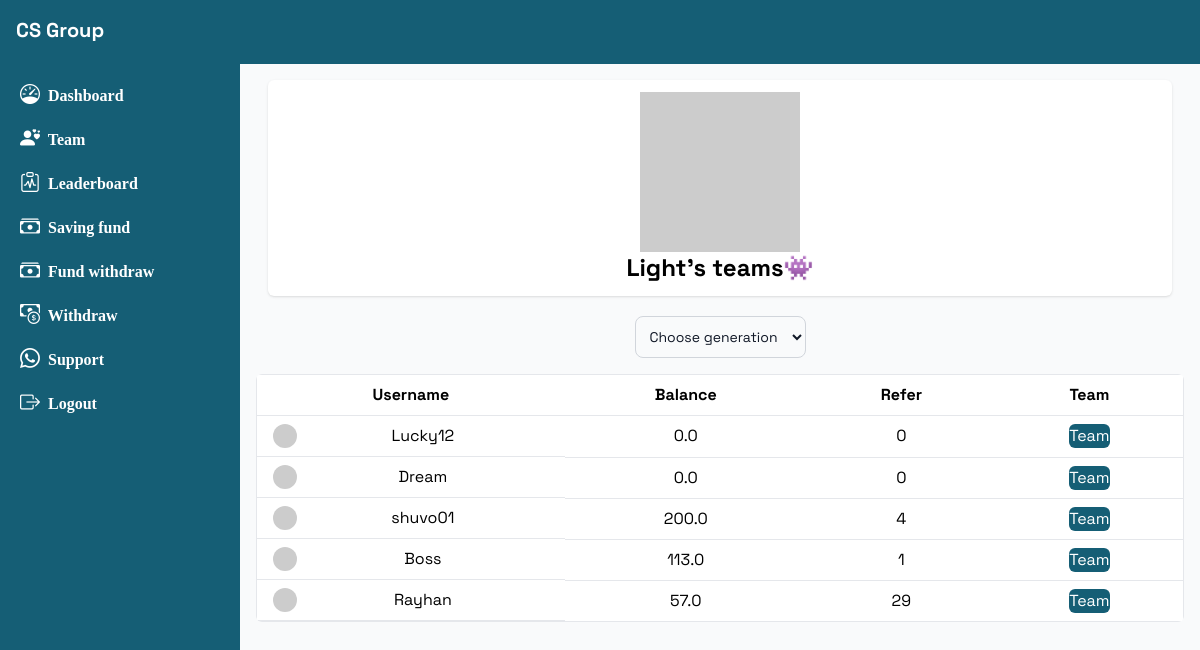
The app's page /teams/Light (signed in) with its own data.
### base/models.py (models this page shows, shortened)
class Referral(models.Model):
    referrer = models.ForeignKey(Profile, on_delete=models.CASCADE, related_name='referrals_made')
    referred_user = models.ForeignKey(Profile, on_delete=models.CASCADE, related_name='referrals_received')
    generation = models.PositiveIntegerField()

class Profile(models.Model):
    user = models.ForeignKey(User, on_delete=models.CASCADE)
    name = models.CharField(max_length=200)
    title = models.CharField(max_length=200, null=True, blank=True)
    number = models.CharField(max_length=50)
    balance = models.FloatField(default=00)
    shopping_balance = models.IntegerField(default=0)
    refer_link = models.CharField(max_length=100)
    is_verified = models.BooleanField(default=False)
    reset_code = models.CharField(max_length=100, null=True, blank=True)
    referred_by = models.ForeignKey(User, related_name='teams', null=True, blank=True, on_delete=models.CASCADE)
    def total_refer(self):
        return Referral.objects.filter(referrer=self, generation=1).count()

### base/views.py (the view)
# urls.py: path('teams/<str:username>', get_teams),
@onlyuser
@csrf_exempt
def get_teams(request, username):
    if request.method == 'GET':
        gen = request.GET.get('gen')
        genon = 1
        if gen:
            genon = gen
        p = Profile.objects.get(user__username=username)
        ref = Referral.objects.filter(referrer=p, generation=genon).order_by('-id')
        paginator = Paginator(ref, 10)
        page_number = request.GET.get('page')
        ref = paginator.get_page(page_number)
        context = {'ref':ref, 'gen':genon, 'username':username}
        return render(request, 'team.html', context)

### templates/team.html (shortened to what this page needs)
{% extends 'dash.html' %}
{% block body %}
    <div class="container mx-auto p-2">
      <div class="mx-3 flex-col mb-5 p-3 rounded-md bg-white shadow flex items-center justify-center">
      <img class="w-40"
  src="https://api.dicebear.com/8.x/big-smile/svg?seed={{username}}"
  alt="avatar" />
    <h1 class="font-bold text-2xl">{{username}}'s teams👾</h1>
      </div>
        <div class="flex justify-between items-center mb-4">
<form class="max-w-sm mx-auto">
  <select onchange="x()" id="select" class="bg-gray-50 border border-gray-300 text-gray-900 text-sm rounded-lg focus:ring-blue-500 focus:border-blue-500 block w-full p-2.5 dark:bg-gray-700 dark:border-gray-600 dark:placeholder-gray-400 dark:text-white dark:focus:ring-blue-500 dark:focus:border-blue-500">
    <option selected disabled>Choose generation</option>
  </select>
</form>
        </div>
        <div class="overflow-x-auto rounded-md">
            <table class="min-w-full bg-white border border-gray-200">
                <thead>
                    <tr>
                        <th class="px-4 py-2 border-b">Username</th>
                        <th class="px-4 py-2 border-b">Balance</th>
                        <th class="px-4 py-2 border-b">Refer</th>
                        <th class="px-4 py-2 border-b">Team</th>
                    </tr>
                </thead>
                <tbody id="user-table">
    {% for r in ref %}
                 <tr>
      <td class="px-4 py-2 border-b text-center flex">
<img class="w-6 rounded-3xl"  src="https://api.dicebear.com/8.x/big-smile/svg?seed={{r.referred_user.user}}">
<p class="m-auto">{{r.referred_user.user.username}}</p></td>
<td class="px-4 py-2 border-b text-center">{{r.referred_user.balance}}</td>
<td class="px-4 py-2 border-b text-center">{{r.referred_user.total_refer}}</td>
<td class="px-4 py-2 border-b text-center">
<a href="/teams/{{r.referred_user.user.username}}">
<button class=" text-white bg-cyan-800 rounded-md">Team</button>
</td>
                 </tr> {% endfor %}
                </tbody>
            </table>
        </div>
    </div>
{% endblock %}

### templates/dash.html (style rules this page uses)
body { font-family: "Space Grotesk", sans-serif; }

### records on screen
Referral: referred_user.user.username "Lucky12", referred_user.balance "0.0", referred_user.total_refer "0"
Referral: referred_user.user.username "Dream", referred_user.balance "0.0", referred_user.total_refer "0"
Referral: referred_user.user.username "shuvo01", referred_user.balance "200.0", referred_user.total_refer "4"
Referral: referred_user.user.username "Boss", referred_user.balance "113.0", referred_user.total_refer "1"
Referral: referred_user.user.username "Rayhan", referred_user.balance "57.0", referred_user.total_refer "29"

### other values on screen
{{ username }} "Light"
